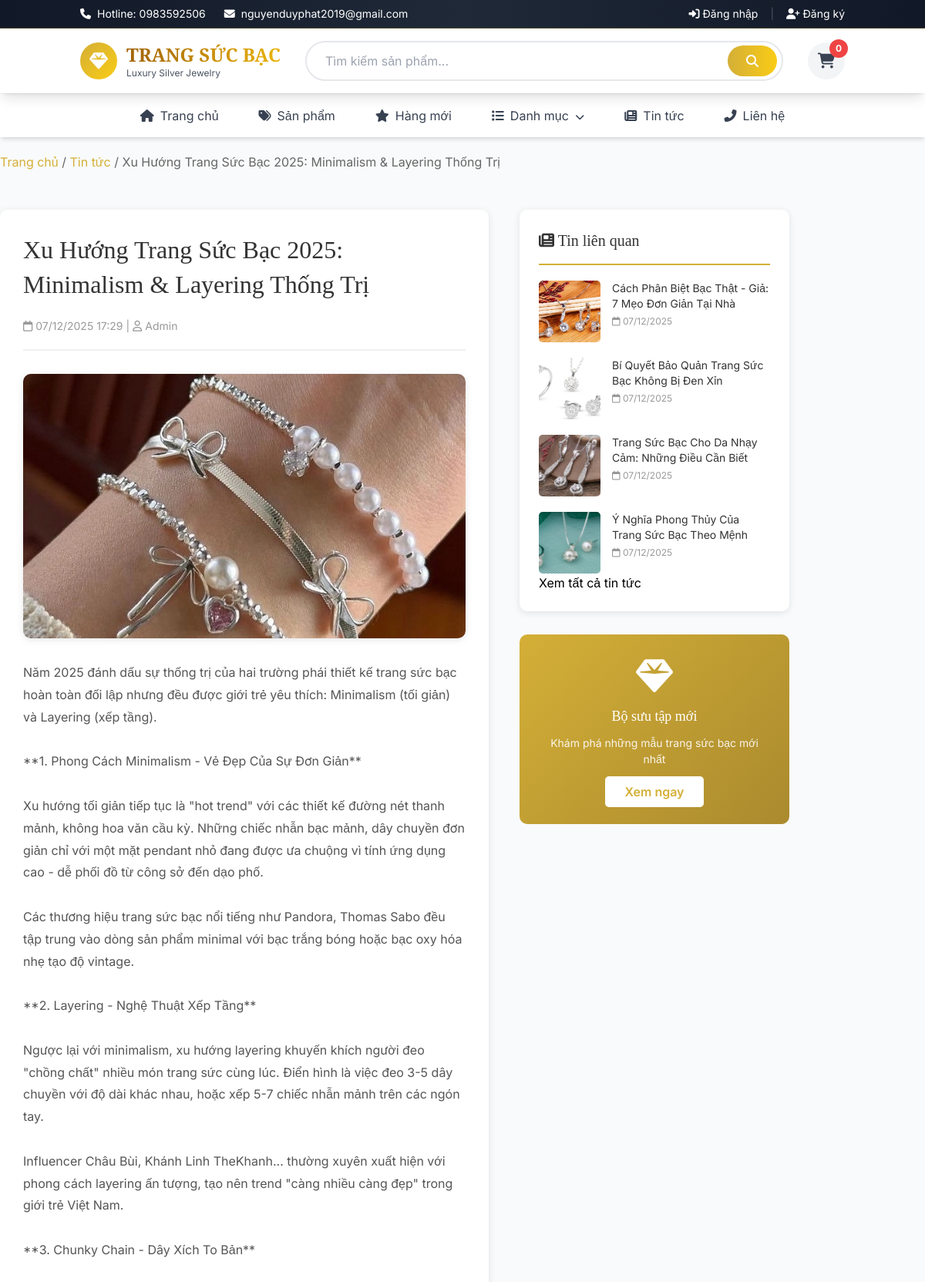
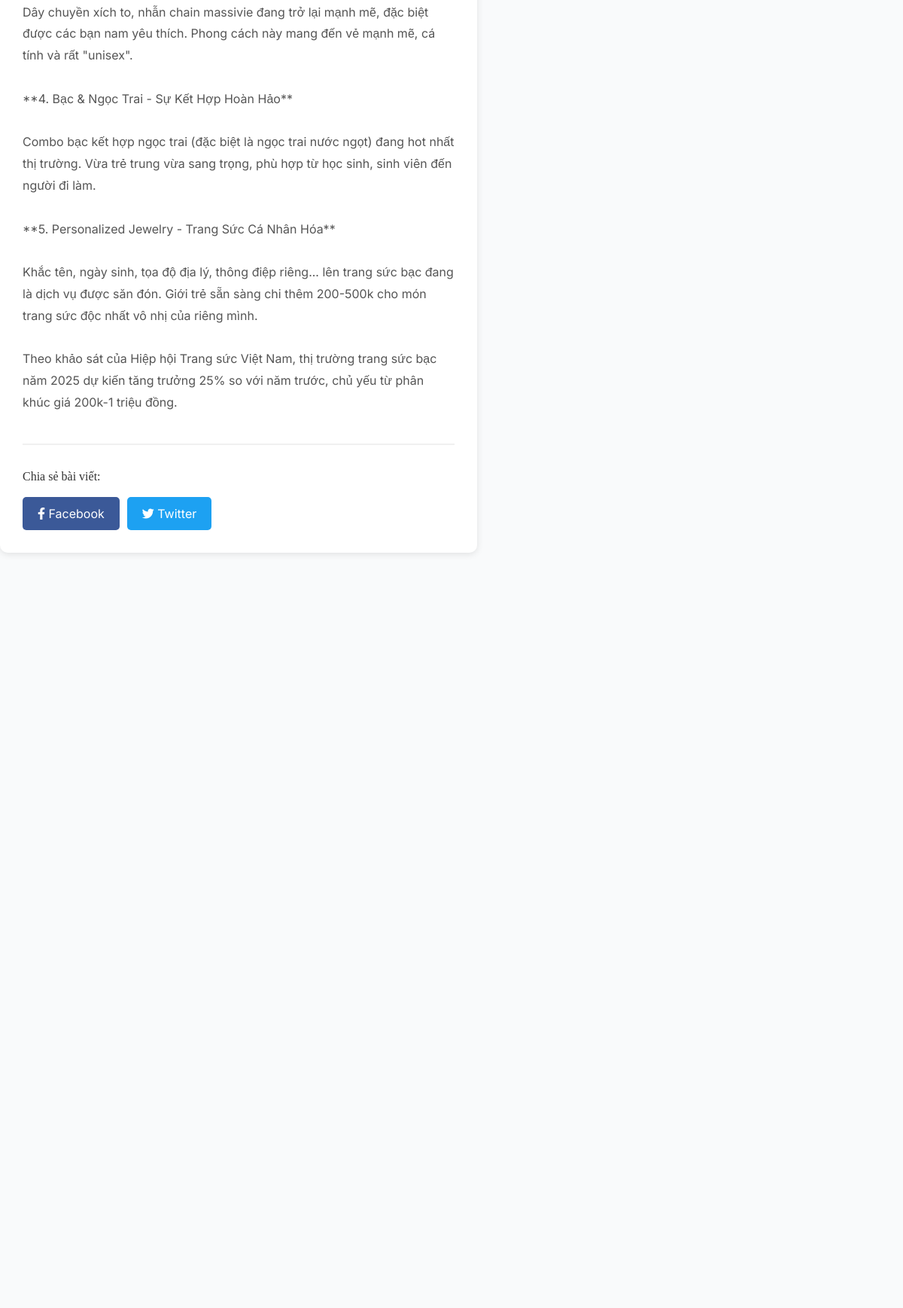
The app's page /news-detail.php?slug=xu-huong-trang-suc-bac-2025 (upper part) with its own data (2 pictures, top to bottom).
### tables this page shows
CREATE TABLE `news` (
  `id` int(11) NOT NULL,
  `title` varchar(255) NOT NULL,
  `slug` varchar(255) NOT NULL,
  `content` text DEFAULT NULL,
  `image` varchar(255) DEFAULT NULL,
  `author` varchar(100) DEFAULT NULL,
  `status` tinyint(1) DEFAULT 1,
  `created_at` timestamp NOT NULL DEFAULT current_timestamp(),
  `updated_at` timestamp NOT NULL DEFAULT current_timestamp() ON UPDATE current_timestamp()
);

### news-detail.php (the view, shortened to what this page needs)
<?php
require_once 'includes/config.php';
$slug = isset($_GET['slug']) ? mysqli_real_escape_string($conn, $_GET['slug']) : '';
$sql = "SELECT * FROM news WHERE slug = '$slug' AND status = 1";
$result = mysqli_query($conn, $sql);
$news = mysqli_fetch_assoc($result);
$related_query = "SELECT * FROM news WHERE id != {$news['id']} AND status = 1 ORDER BY created_at DESC LIMIT 4";
$related_news = mysqli_query($conn, $related_query);
include 'includes/header.php';
?>
<div class="container">
    <div style="padding: 20px 0; color: #666;">
        <a href="index.php" style="color: #d4af37;">Trang chủ</a> /
        <a href="news.php" style="color: #d4af37;">Tin tức</a> /
        <span><?php echo htmlspecialchars($news['title']); ?></span>
    </div>
    <div style="display: grid; grid-template-columns: 1fr 350px; gap: 40px; margin: 30px 0;">
        <div class="news-detail" style="background: #fff; padding: 30px; border-radius: 10px; box-shadow: 0 2px 10px rgba(0,0,0,0.1);">
            <h1 style="font-size: 32px; color: #333; margin-bottom: 20px; line-height: 1.4;">
                <?php echo htmlspecialchars($news['title']); ?>
            </h1>
            <div style="color: #999; font-size: 14px; margin-bottom: 30px; padding-bottom: 20px; border-bottom: 2px solid #f0f0f0;">
                <i class="far fa-calendar"></i> <?php echo date('d/m/Y H:i', strtotime($news['created_at'])); ?>
                <?php if($news['author']): ?>
                | <i class="far fa-user"></i> <?php echo htmlspecialchars($news['author']); ?>
                <?php endif; ?>
            </div>
            <?php if($news['image']): ?>
            <div style="margin: 30px 0;">
                <img src="<?php echo BASE_URL; ?>assets/images/news/<?php echo $news['image']; ?>"
                     alt="<?php echo htmlspecialchars($news['title']); ?>"
                     style="width: 100%; border-radius: 10px; box-shadow: 0 2px 10px rgba(0,0,0,0.1);">
            </div>
            <?php endif; ?>
            <div class="news-content" style="color: #555; line-height: 1.8; font-size: 16px;">
                <?php echo nl2br($news['content']); ?>
            </div>
            <div style="margin-top: 40px; padding-top: 30px; border-top: 2px solid #f0f0f0;">
                <h4 style="margin-bottom: 15px; color: #333;">Chia sẻ bài viết:</h4>
                <div style="display: flex; gap: 10px;">
                    <a href="https://www.facebook.com/sharer/sharer.php?u=<?php echo urlencode(BASE_URL . 'news-detail.php?slug=' . $news['slug']); ?>"
                       target="_blank" class="btn" style="background: #3b5998; color: white; padding: 10px 20px; border-radius: 5px;">
                        <i class="fab fa-facebook-f"></i> Facebook
                    </a>
                    <a href="https://twitter.com/intent/tweet?url=<?php echo urlencode(BASE_URL . 'news-detail.php?slug=' . $news['slug']); ?>&text=<?php echo urlencode($news['title']); ?>"
                       target="_blank" class="btn" style="background: #1da1f2; color: white; padding: 10px 20px; border-radius: 5px;">
                        <i class="fab fa-twitter"></i> Twitter
                    </a>
                </div>
            </div>
        </div>
        <div>
            <?php if (mysqli_num_rows($related_news) > 0): ?>
            <div style="background: #fff; padding: 25px; border-radius: 10px; box-shadow: 0 2px 10px rgba(0,0,0,0.1); margin-bottom: 30px;">
                <h3 style="font-size: 20px; color: #333; margin-bottom: 20px; padding-bottom: 15px; border-bottom: 2px solid #d4af37;">
                    <i class="fas fa-newspaper"></i> Tin liên quan
                </h3>
                <div style="display: flex; flex-direction: column; gap: 20px;">
                    <?php while($related = mysqli_fetch_assoc($related_news)): ?>
                    <div style="display: flex; gap: 15px;">
                        <?php if($related['image']): ?>
                        <a href="news-detail.php?slug=<?php echo $related['slug']; ?>" style="flex-shrink: 0;">
                            <img src="<?php echo BASE_URL; ?>assets/images/news/<?php echo $related['image']; ?>"
                                 alt="<?php echo htmlspecialchars($related['title']); ?>"
                                 style="width: 80px; height: 80px; object-fit: cover; border-radius: 5px;">
                        </a>
                        <?php endif; ?>
                        <div style="flex: 1;">
                            <a href="news-detail.php?slug=<?php echo $related['slug']; ?>"
                               style="color: #333; text-decoration: none; font-size: 14px; line-height: 1.4; display: block; margin-bottom: 5px;">
                                <?php echo htmlspecialchars($related['title']); ?>
                            </a>
                            <div style="color: #999; font-size: 12px;">
                                <i class="far fa-calendar"></i> <?php echo date('d/m/Y', strtotime($related['created_at'])); ?>
                            </div>
                        </div>
                    </div>
                    <?php endwhile; ?>
                </div>
                <a href="news.php" class="btn btn-primary" style="width: 100%; margin-top: 20px; text-align: center;">
                    Xem tất cả tin tức
                </a>
            </div>
            <?php endif; ?>
            <div style="background: linear-gradient(135deg, #d4af37 0%, #aa8a2e 100%); padding: 30px; border-radius: 10px; text-align: center; color: white;">
                <i class="fas fa-gem" style="font-size: 48px; margin-bottom: 15px;"></i>
                <h4 style="font-size: 18px; margin-bottom: 10px;">Bộ sưu tập mới</h4>
                <p style="font-size: 14px; margin-bottom: 20px; opacity: 0.9;">
                    Khám phá những mẫu trang sức bạc mới nhất
                </p>
                <a href="products.php" class="btn" style="background: white; color: #d4af37; padding: 10px 25px; border-radius: 5px; font-weight: 600;">
                    Xem ngay
                </a>
            </div>
        </div>
    </div>
</div>
<?php include 'includes/footer.php'; ?>

### includes/header.php (style rules this page uses)
body { font-family: 'Inter', sans-serif; }
h1, h2, h3, h4, h5, h6 { font-family: 'Playfair Display', serif; }

### records on screen
news: title "Xu Hướng Trang Sức Bạc 2025: Minimalism & Layering Thống Trị", created_at "07/12/2025 17:29", author "Admin", image (picture), content "Năm 2025 đánh dấu sự thống trị của hai trường phái thiết kế trang sức bạc hoàn toàn đối lập nhưng đều được giới trẻ yêu thích: Minimalism (tối giản) và Layering (xếp tầng). **1. Phong Cách Minimalism - Vẻ Đẹp Của Sự Đơn Giản** Xu hướng tối giản tiếp tục là \"hot trend\" với các thiết kế đường nét thanh mảnh, không hoa văn cầu kỳ. Những chiếc nhẫn bạc mảnh, dây chuyền đơn giản chỉ với một mặt pendant nhỏ đang được ưa chuộng vì tính ứng dụng cao - dễ phối đồ từ công sở đến dạo phố. Các thương hiệu trang sức bạc nổi tiếng như Pandora, Thomas Sabo đều tập trung vào dòng sản phẩm minimal với bạc trắng bóng hoặc bạc oxy hóa nhẹ tạo độ vintage. **2. Layering - Nghệ Thuật Xếp Tầng** Ngược lại với…"
news: shows a picture, title "Cách Phân Biệt Bạc Thật - Giả: 7 Mẹo Đơn Giản Tại Nhà", created_at "07/12/2025"
news: image (picture), title "Bí Quyết Bảo Quản Trang Sức Bạc Không Bị Đen Xỉn", created_at "07/12/2025"
news: image (picture), title "Trang Sức Bạc Cho Da Nhạy Cảm: Những Điều Cần Biết", created_at "07/12/2025"
news: shows a picture, title "Ý Nghĩa Phong Thủy Của Trang Sức Bạc Theo Mệnh", created_at "07/12/2025"

### other values on screen
$cart_total "0"
